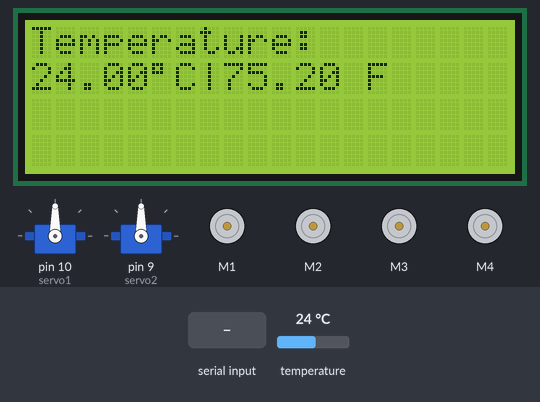
Simulated run of this sketch. Board: Arduino Mega 2560, built with avr-gcc and run on an emulated ATmega2560. On the bench: 2 × servo, 20×4 character LCD, 4 × DC motor (green arrow = forward, orange = backward, longer = faster). Inputs (shaded band) come from the test bench; at power-on: temperature 24 °C. What the sketch prints to the serial monitor is not drawn.

Above: at 3.3 s.
3.4 s: "F" received over the second serial link
5.1 s: "B" received over the second serial link
At 5.6 s:
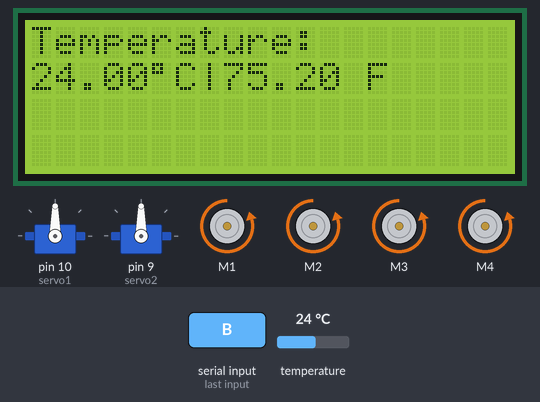
6.7 s: "L" received over the second serial link
At 7.5 s:
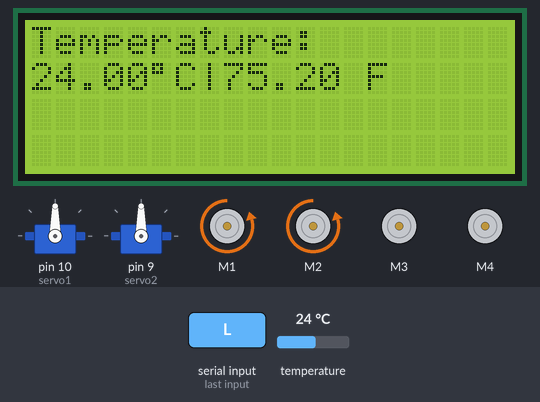
8.3 s: "R" received over the second serial link
At 9.3 s:
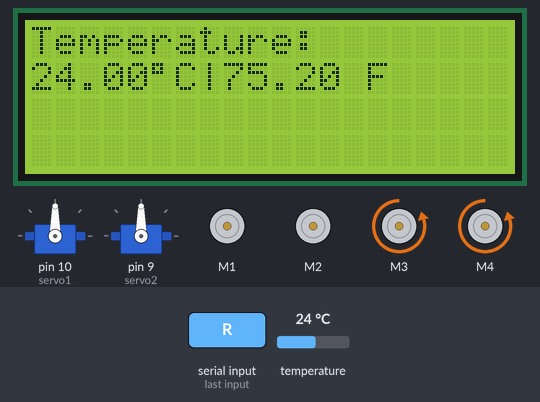
9.9 s: "C" received over the second serial link
At 11.2 s:
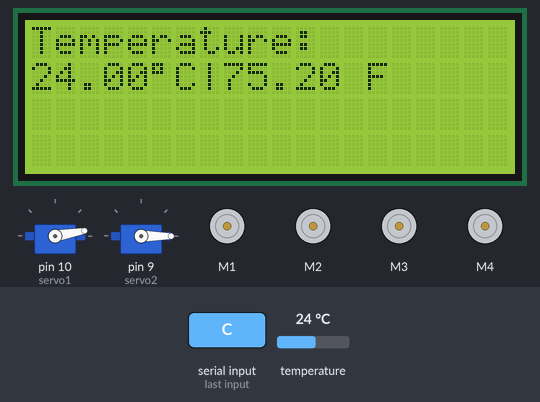
11.5 s: temperature set to 12 °C
At 12.1 s:
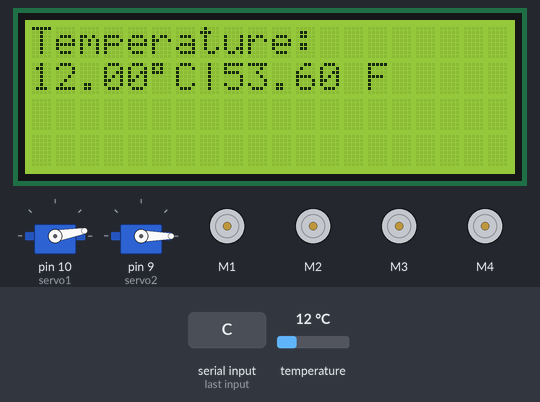
Timing chart, 0 to 14.1 s (numbered marks = the images above; inputs shaded):
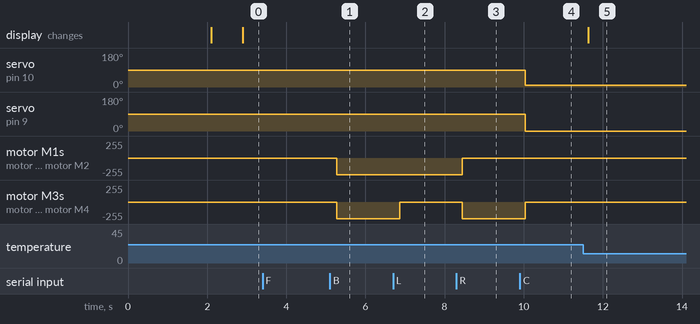

The sketch:

sagipmoko_rev1.ino
```cpp
//Arduino Bluetooth Controlled Car//
//Before uploading the code you have to install the necessary library//
//AFMotor Library https://learn.adafruit.com/adafruit-motor-shield/library-install //

#include <AFMotor.h>
#include <Servo.h>
#include <OneWire.h>
#include <DallasTemperature.h>
#include <Wire.h>
#include <LiquidCrystal_I2C.h>

LiquidCrystal_I2C lcd(0x27, 20, 4); //The LCD address and size. You can change according you yours

// Data wire is plugged into pin 38 on the Arduino
#define ONE_WIRE_BUS 38 //pin for sensor

// Setup a oneWire instance to communicate with any OneWire devices (not just Maxim/Dallas temperature ICs)
OneWire oneWire(ONE_WIRE_BUS);

// Pass our oneWire reference to Dallas Temperature.
DallasTemperature sensors(&oneWire);

// Declare four motors to control the four wheels.
AF_DCMotor motor1(1);
AF_DCMotor motor2(2);
AF_DCMotor motor3(3);
AF_DCMotor motor4(4);

//Camera controls servo's
int posx = 0;
int posy = 0;
//Servo motor pointer.
Servo servo1, servo2;

void setup() {
  Serial1.begin(9600); //Set the baud rate to your Bluetooth module.
  Serial.begin(9600);
  //Attach servo's to the designated pins.
  servo1.attach(10);
  servo2.attach(9);
// start serial port
  Serial.begin(9600);
  Serial.println("Dallas Temperature IC Control Library Demo");

  // Start up the library
  sensors.begin();
  lcd.init();
  // Print a message to the LCD.
  lcd.backlight();
  lcd.setCursor(0, 0);
  lcd.print("SAGIPMOKO");
  lcd.setCursor(0, 1);
  lcd.print("   by KCNHS   ");
  delay(2000);
  lcd.clear();
}

void loop() {
  temperature();
  char command; // 8 bit character sent by the bluetooth to communicate with the board.
  if(Serial1.available() > 0) {
    command = Serial1.read(); //Takes the command value sent by the bluetooth device.
    Serial.println(command);
    //Read the bluetooth command and decide motor actions.
    runMotor(0, 0, 0, 0); // Full stop motor.
    switch(command) {
      case 'F':
      Serial.println("Forward!");
      runMotor(250, 250, 250, 250); // Run all the motors forward full power.
      break;
      case 'B':
      Serial.println("Backward!");
      runMotor(-250, -250, -250, -250); // RUn all the motors backward full power.
      break;
      case 'L':
      Serial.println("Left!");
      runMotor(-250, -250, 250, 250); // Run both left motors backward and right motors forward.
      break;
      case 'R':
      Serial.println("Right!");
      runMotor(250, 250, -250, -250); // Run both left motors forward and right motors backward.
      break;
      case 'C':
      Serial.println("Cam Left");
      cameraControl(10, 0);
      break;
      case 'U':
      Serial.println("Cam Up");
      cameraControl(0, 10);
      break;
      case 'D':
      Serial.println("Cam Down");
      cameraControl(0, -10);
      break;
      case 'A':
      Serial.println("Cam Right");
      cameraControl(-10, 0);
      break;
    }
  }
}

// Function for controlling the motors individually.
void runMotor(int mot1, int mot2, int mot3, int mot4) {
  if(mot1 < 0) {
    mot1 *= -1;
    motor1.setSpeed(mot1);
    motor1.run(BACKWARD);
  }
  else if(mot1 = 0) {
    motor1.setSpeed(mot1);
    motor1.run(RELEASE);
  }
  else {
    motor1.setSpeed(mot1);
    motor1.run(FORWARD);
  }
  if(mot2 < 0) {
    mot2 *= -1;
    motor2.setSpeed(mot2);
    motor2.run(BACKWARD);
  }
  else if(mot2 = 0) {
    motor2.setSpeed(mot2);
    motor2.run(RELEASE);
  }
  else {
    motor2.setSpeed(mot2);
    motor2.run(FORWARD);
  }
  if(mot3 < 0) {
    mot3 *= -1;
    motor3.setSpeed(mot3);
    motor3.run(BACKWARD);
  }
  else if(mot3 = 0) {
    motor3.setSpeed(mot3);
    motor3.run(RELEASE);
  }
  else {
    motor3.setSpeed(mot3);
    motor3.run(FORWARD);
  }
  if(mot4 < 0) {
    mot4 *= -1;
    motor4.setSpeed(mot4);
    motor4.run(BACKWARD);
  }
  else if(mot4 = 0) {
    motor4.setSpeed(mot4);
    motor4.run(RELEASE);
  }
  else {
    motor4.setSpeed(mot4);
    motor4.run(FORWARD);
  }
}

void cameraControl(int rotx, int roty) {
  posx += rotx;
  posy += roty;
  if(posx < 0) posx = 0;
  if(posx > 180) posx = 180;
  if(posy < 0) posy = 0;
  if(posy > 180) posy = 180;
  servo1.write(posx);
  servo2.write(posy);
  Serial.print("(");
  Serial.print(posx);
  Serial.print(", ");
  Serial.print(posy);
  Serial.println(") ");
}
void temperature()
{
  // call sensors.requestTemperatures() to issue a global temperature
  // request to all devices on the bus
  Serial.print("Requesting temperatures...");
  sensors.requestTemperatures(); // Send the command to get temperatures
  Serial.println("DONE");
  // After we got the temperatures, we can print them here.
  // We use the function ByIndex, and as an example get the temperature from the first sensor only.
  float tempC = sensors.getTempCByIndex(0);

  // Check if reading was successful
  if (tempC != DEVICE_DISCONNECTED_C)
  {
    Serial.print("Temperature for the device 1 (index 0) is: ");
    Serial.println(tempC);
    lcd.setCursor(0, 0);
    lcd.print("Temperature:");
    lcd.setCursor(0, 1);
    lcd.print(tempC);
    lcd.print((char)223);
    lcd.print("C");
    lcd.print("|");
    lcd.print(DallasTemperature::toFahrenheit(tempC));
    lcd.print(" F");
  }
  else
  {
    Serial.println("Error: Could not read temperature data");
  }
}
```

Measured:
- after the input at 5.1 s, motor M1–4: stopped → backward 250/255 after 0.18 s
- after the input at 6.7 s, motor M3, motor M4: backward 250/255 → stopped after 0.16 s
- after the input at 8.3 s, motor M1, motor M2: backward 250/255 → stopped after 0.15 s; motor M3, motor M4: stopped → backward 250/255 after 0.15 s
- after the input at 9.9 s, servo on pin 10 (servo1): 90° → 10° after 0.13 s; servo on pin 9 (servo2): 90° → 0° after 0.13 s; motor M3, motor M4: backward 250/255 → stopped after 0.13 s
- after the input at 11.5 s, the display: changes after 0.12 s (image 5)
